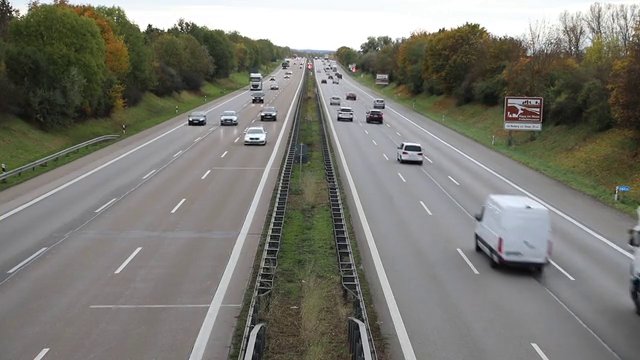
#> input picture frame 106 of 56310-479197605_tiny.mp4, 640 x 360 px
$ python import_cv.py
#> lines starting #> are read from the running program, lines starting #| are printed output that depends on the picture; after the words box and inside, x2 and y2 are one past the last pixel; in counts of white or black regions, pixels touching at a corner belong together
import cv2
import numpy as np

# Load video
video_path = r"C:\Users\poona\Downloads\56310-479197605_tiny.mp4"  # Replace with your video file
cap = cv2.VideoCapture(video_path)

# Initialize background subtractor
fgbg = cv2.createBackgroundSubtractorMOG2(history=500, varThreshold=25, detectShadows=True)

while True:
    ret, frame = cap.read()
#> frame is the input picture: shape (360, 640, 3); mean B, G, R 114.6, 121.8, 122.5
    if not ret:
        break

    # Apply background subtraction
    fg_mask = fgbg.apply(frame)
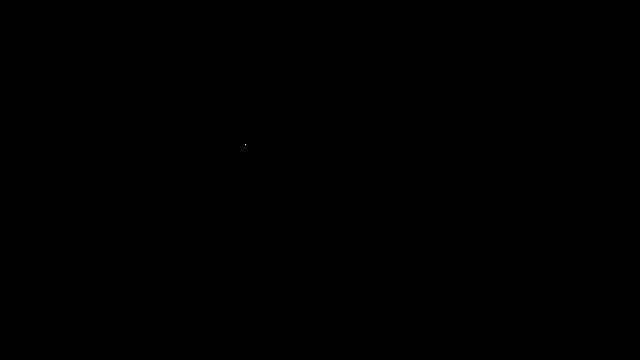
#> fg_mask: shape (360, 640); values 127 (black) and 255 (white), 0% white in thin lines or dots, all inside (x1, y1, x2, y2) = (245, 144, 246, 145)

    # Reduce noise with morphological operations
    kernel = cv2.getStructuringElement(cv2.MORPH_ELLIPSE, (3, 3))
    fg_mask = cv2.morphologyEx(fg_mask, cv2.MORPH_OPEN, kernel)
#> fg_mask: shape (360, 640); every value is 127

    # Find contours of moving objects
    contours, _ = cv2.findContours(fg_mask, cv2.RETR_EXTERNAL, cv2.CHAIN_APPROX_SIMPLE)
#> contours = [[[0, 0], [0, 359], [639, 359], [639, 0]]]

    for contour in contours:
        # Filter small objects based on area
        if cv2.contourArea(contour) > 500:  # Adjust threshold as needed
            # Draw bounding box
            x, y, w, h = cv2.boundingRect(contour)
            cv2.rectangle(frame, (x, y), (x + w, y + h), (0, 255, 0), 2)
#> this loop made 1 pass
#> (contour, x, y, w, h) on pass 1: ([[0, 0], [0, 359], [639, 359], [639, 0]], 0, 0, 640, 360)
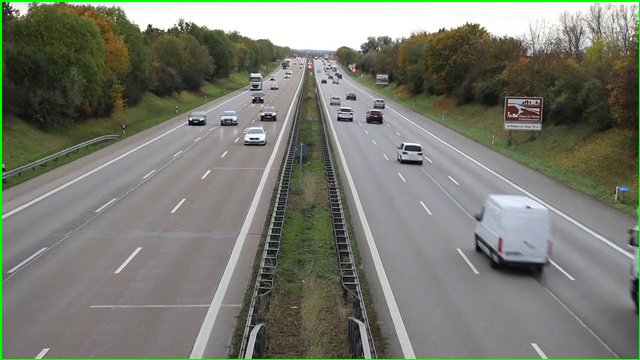
#> frame: shape (360, 640, 3); 1.3% of pixels changed, all inside (x1, y1, x2, y2) = (0, 0, 640, 360)

    # Display results
    cv2.imshow("Original Frame", frame)
    cv2.imshow("Foreground Mask", fg_mask)

    # Exit on pressing 'q'
    if cv2.waitKey(30) & 0xFF == ord('q'):
#> (key q is pressed here)
        break

# Release resources
cap.release()
cv2.destroyAllWindows()

$ run again, starting later in the video
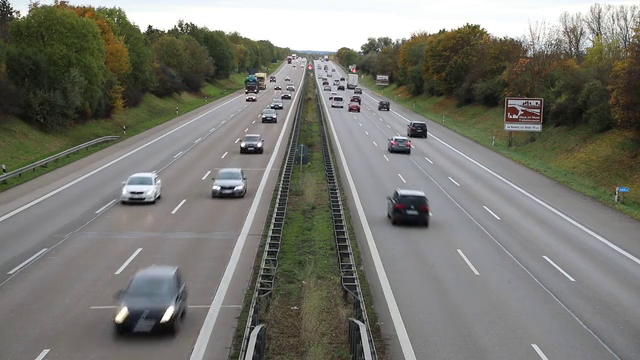
#> input picture frame 477 of 56310-479197605_tiny.mp4, 640 x 360 px
#> frame is the input picture: shape (360, 640, 3); mean B, G, R 112.6, 119.6, 119.9
#> contours = [[[0, 0], [0, 359], [639, 359], [639, 0]]]
#> the loop `for contour in contours:` made 1 pass
#> (contour, x, y, w, h) on pass 1: ([[0, 0], [0, 359], [639, 359], [639, 0]], 0, 0, 640, 360)
#> after the loop `for contour in contours:`:
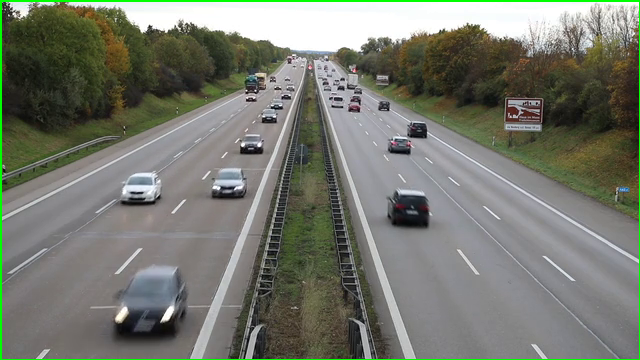
#> frame: shape (360, 640, 3); 1.3% of pixels changed, all inside (x1, y1, x2, y2) = (0, 0, 640, 360)

$ run again, starting later in the video
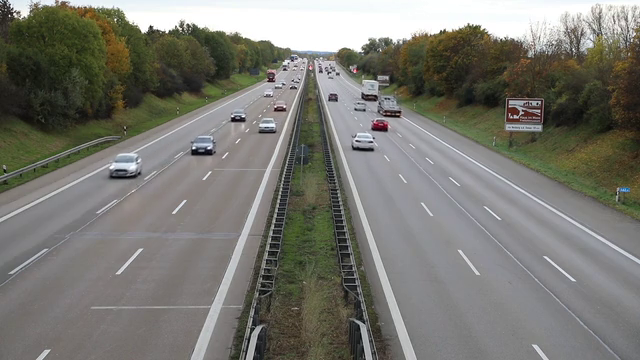
#> input picture frame 848 of 56310-479197605_tiny.mp4, 640 x 360 px
#> frame is the input picture: shape (360, 640, 3); mean B, G, R 113.2, 120.1, 120.7
#> contours = [[[0, 0], [0, 359], [639, 359], [639, 0]]]
#> the loop `for contour in contours:` made 1 pass
#> (contour, x, y, w, h) on pass 1: ([[0, 0], [0, 359], [639, 359], [639, 0]], 0, 0, 640, 360)
#> after the loop `for contour in contours:`:
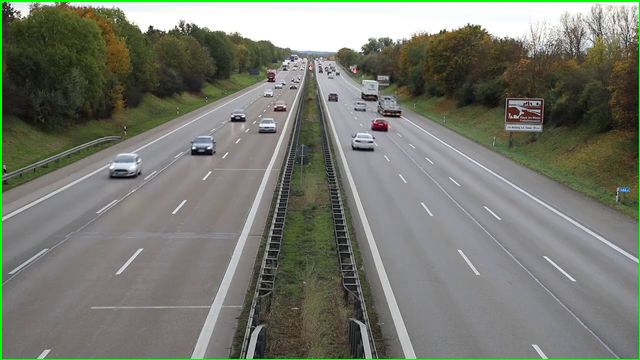
#> frame: shape (360, 640, 3); 1.3% of pixels changed, all inside (x1, y1, x2, y2) = (0, 0, 640, 360)
